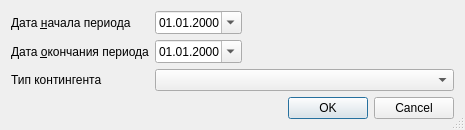
<?xml version="1.0" encoding="UTF-8"?>
<ui version="4.0">
 <class>ReportDispansMO_1_1_SetupDialog</class>
 <widget class="QDialog" name="ReportDispansMO_1_1_SetupDialog">
  <property name="windowModality">
   <enum>Qt::ApplicationModal</enum>
  </property>
  <property name="geometry">
   <rect>
    <x>0</x>
    <y>0</y>
    <width>465</width>
    <height>128</height>
   </rect>
  </property>
  <property name="windowTitle">
   <string>параметры отчёта</string>
  </property>
  <property name="sizeGripEnabled">
   <bool>true</bool>
  </property>
  <property name="modal">
   <bool>true</bool>
  </property>
  <layout class="QGridLayout" name="gridLayout">
   <item row="0" column="0">
    <widget class="QLabel" name="lblBegDate">
     <property name="text">
      <string>Дата &amp;начала периода</string>
     </property>
     <property name="buddy">
      <cstring>edtBegDate</cstring>
     </property>
    </widget>
   </item>
   <item row="0" column="1">
    <widget class="CDateEdit" name="edtBegDate">
     <property name="sizePolicy">
      <sizepolicy hsizetype="Maximum" vsizetype="Fixed">
       <horstretch>0</horstretch>
       <verstretch>0</verstretch>
      </sizepolicy>
     </property>
     <property name="displayFormat">
      <string>dd.MM.yyyy</string>
     </property>
     <property name="calendarPopup">
      <bool>true</bool>
     </property>
    </widget>
   </item>
   <item row="0" column="2">
    <spacer>
     <property name="orientation">
      <enum>Qt::Horizontal</enum>
     </property>
     <property name="sizeHint" stdset="0">
      <size>
       <width>61</width>
       <height>20</height>
      </size>
     </property>
    </spacer>
   </item>
   <item row="1" column="0">
    <widget class="QLabel" name="lblEndDate">
     <property name="text">
      <string>Дата &amp;окончания периода</string>
     </property>
     <property name="buddy">
      <cstring>edtEndDate</cstring>
     </property>
    </widget>
   </item>
   <item row="1" column="1">
    <widget class="CDateEdit" name="edtEndDate">
     <property name="sizePolicy">
      <sizepolicy hsizetype="Maximum" vsizetype="Fixed">
       <horstretch>0</horstretch>
       <verstretch>0</verstretch>
      </sizepolicy>
     </property>
     <property name="displayFormat">
      <string>dd.MM.yyyy</string>
     </property>
     <property name="calendarPopup">
      <bool>true</bool>
     </property>
    </widget>
   </item>
   <item row="1" column="2">
    <spacer>
     <property name="orientation">
      <enum>Qt::Horizontal</enum>
     </property>
     <property name="sizeHint" stdset="0">
      <size>
       <width>61</width>
       <height>20</height>
      </size>
     </property>
    </spacer>
   </item>
   <item row="2" column="0">
    <widget class="QLabel" name="lblFilterContingentType">
     <property name="text">
      <string>Тип контингента</string>
     </property>
    </widget>
   </item>
   <item row="2" column="1" colspan="2">
    <widget class="CRBComboBox" name="cmbFilterContingentType"/>
   </item>
   <item row="3" column="0" colspan="3">
    <spacer>
     <property name="orientation">
      <enum>Qt::Vertical</enum>
     </property>
     <property name="sizeHint" stdset="0">
      <size>
       <width>428</width>
       <height>16</height>
      </size>
     </property>
    </spacer>
   </item>
   <item row="4" column="0" colspan="3">
    <widget class="QDialogButtonBox" name="buttonBox">
     <property name="orientation">
      <enum>Qt::Horizontal</enum>
     </property>
     <property name="standardButtons">
      <set>QDialogButtonBox::Cancel|QDialogButtonBox::Ok</set>
     </property>
    </widget>
   </item>
  </layout>
 </widget>
 <customwidgets>
  <customwidget>
   <class>CDateEdit</class>
   <extends>QDateEdit</extends>
   <header>library/DateEdit</header>
  </customwidget>
  <customwidget>
   <class>CRBComboBox</class>
   <extends>QComboBox</extends>
   <header>library/crbcombobox.h</header>
  </customwidget>
 </customwidgets>
 <tabstops>
  <tabstop>edtBegDate</tabstop>
  <tabstop>edtEndDate</tabstop>
  <tabstop>buttonBox</tabstop>
 </tabstops>
 <resources/>
 <connections>
  <connection>
   <sender>buttonBox</sender>
   <signal>accepted()</signal>
   <receiver>ReportDispansMO_1_1_SetupDialog</receiver>
   <slot>accept()</slot>
   <hints>
    <hint type="sourcelabel">
     <x>124</x>
     <y>768</y>
    </hint>
    <hint type="destinationlabel">
     <x>70</x>
     <y>270</y>
    </hint>
   </hints>
  </connection>
  <connection>
   <sender>buttonBox</sender>
   <signal>rejected()</signal>
   <receiver>ReportDispansMO_1_1_SetupDialog</receiver>
   <slot>reject()</slot>
   <hints>
    <hint type="sourcelabel">
     <x>237</x>
     <y>768</y>
    </hint>
    <hint type="destinationlabel">
     <x>279</x>
     <y>272</y>
    </hint>
   </hints>
  </connection>
 </connections>
</ui>
